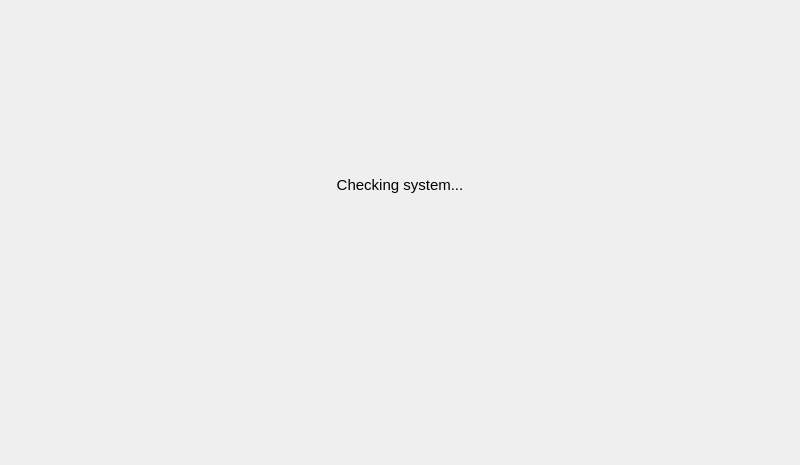
<?xml version="1.0" encoding="UTF-8"?>
<ui version="4.0">
 <class>Form</class>
 <widget class="QWidget" name="Form">
  <property name="geometry">
   <rect>
    <x>0</x>
    <y>0</y>
    <width>800</width>
    <height>465</height>
   </rect>
  </property>
  <property name="windowTitle">
   <string>Form</string>
  </property>
  <layout class="QVBoxLayout" name="verticalLayout_4">
   <property name="spacing">
    <number>0</number>
   </property>
   <item>
    <layout class="QVBoxLayout" name="spinnerBox">
     <property name="spacing">
      <number>0</number>
     </property>
     <property name="topMargin">
      <number>150</number>
     </property>
     <property name="bottomMargin">
      <number>15</number>
     </property>
    </layout>
   </item>
   <item>
    <layout class="QVBoxLayout" name="msgBox">
     <property name="spacing">
      <number>0</number>
     </property>
     <property name="topMargin">
      <number>0</number>
     </property>
     <property name="bottomMargin">
      <number>0</number>
     </property>
     <item>
      <layout class="QVBoxLayout" name="labelBox">
       <property name="spacing">
        <number>0</number>
       </property>
       <item>
        <widget class="QLabel" name="msgLabel">
         <property name="font">
          <font>
           <pointsize>11</pointsize>
          </font>
         </property>
         <property name="text">
          <string>Checking system...</string>
         </property>
         <property name="alignment">
          <set>Qt::AlignHCenter|Qt::AlignTop</set>
         </property>
        </widget>
       </item>
      </layout>
     </item>
    </layout>
   </item>
  </layout>
 </widget>
 <resources/>
 <connections/>
</ui>
